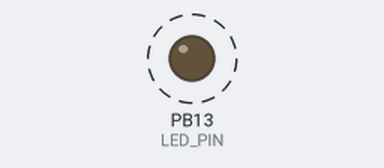
Simulated run of this program. Board: STM32 Blue Pill. Parts: output pins drawn as LEDs (lit = HIGH). Dashed ring = blinking. What the program prints to the serial monitor is not drawn.

Above: at 0.2 s.
Timing chart, 0 to 3.0 s (numbered marks = the images above):
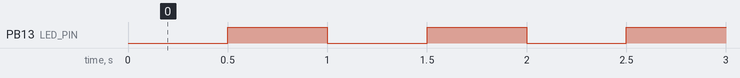

The program:

main.cpp
```cpp
#include <Arduino.h>

// Встроенный LED на Blue Pill находится на пине PB13
#define LED_PIN PB13

void setup() {
  // Инициализация Serial для вывода в терминал
  Serial.begin(115200);

  // Инициализация пина LED как выход
  pinMode(LED_PIN, OUTPUT);

  Serial.println("Blink test started");
}

void loop() {
  // Включаем LED
  digitalWrite(LED_PIN, LOW);  // На Blue Pill LED активен при LOW
  Serial.println("LED ON");
  delay(500);                   // Ждем 500 мс

  // Выключаем LED
  digitalWrite(LED_PIN, HIGH); // Выключаем LED
  Serial.println("LED OFF");
  delay(500);                   // Ждем 500 мс
}
```

Measured:
- by itself, PB13 (LED_PIN): alternates HIGH for 0.50 s and LOW for 0.50 s
